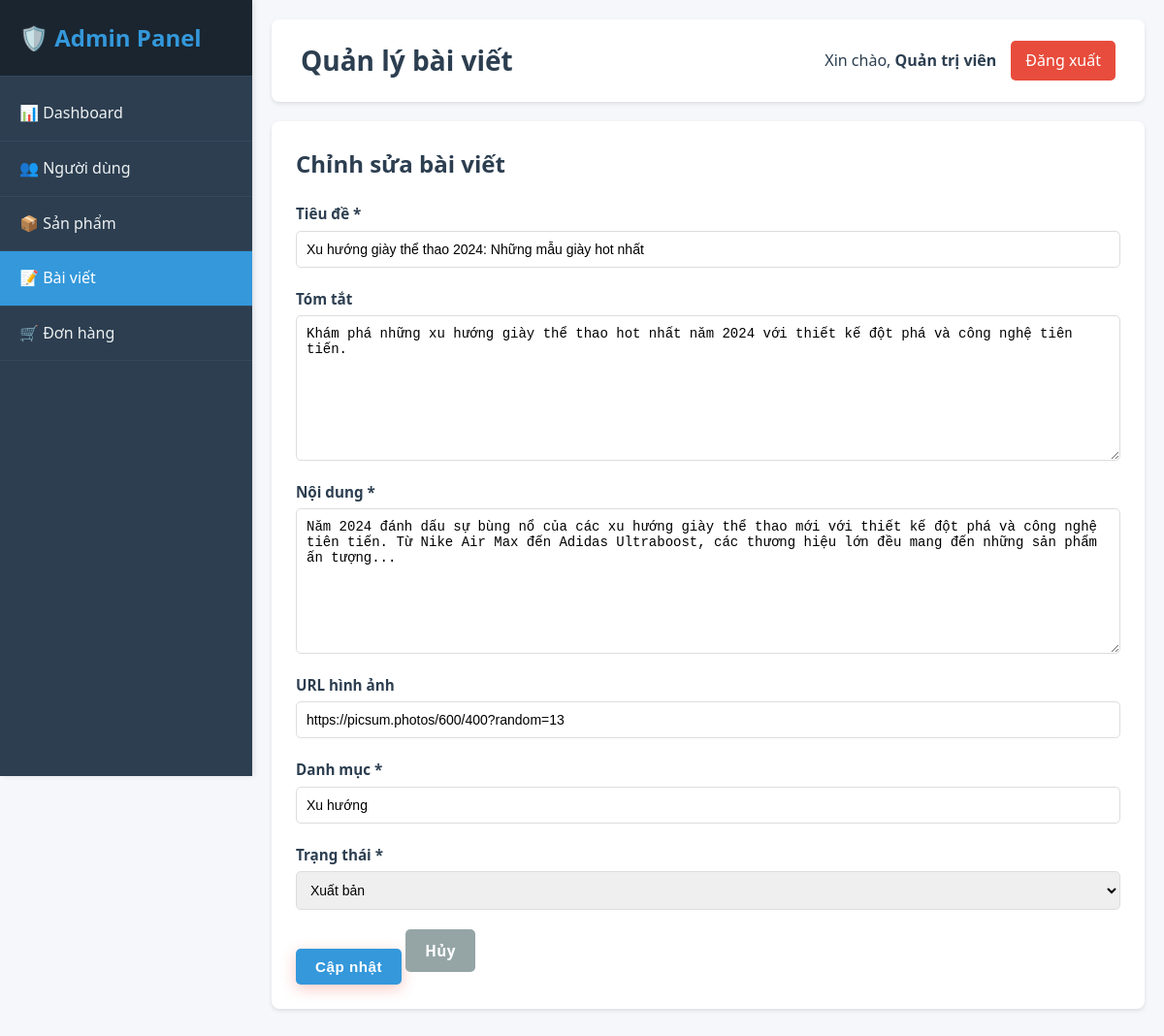
Screenshot of /index.php?action=admin&page=articles&sub=edit&id=1 (signed in) with the database file from the repository.
### tables this page shows
CREATE TABLE IF NOT EXISTS articles (
    id INT AUTO_INCREMENT PRIMARY KEY,
    title VARCHAR(255) NOT NULL,
    content TEXT NOT NULL,
    excerpt TEXT,
    image VARCHAR(500),
    author VARCHAR(100) NOT NULL,
    category VARCHAR(50) NOT NULL,
    status ENUM('draft', 'published') DEFAULT 'published',
    created_at TIMESTAMP DEFAULT CURRENT_TIMESTAMP,
    updated_at TIMESTAMP DEFAULT CURRENT_TIMESTAMP ON UPDATE CURRENT_TIMESTAMP
);

### config/database.php (called while the page is built, shortened)
<?php
class Database {
    private $host = 'localhost';
    private $db_name = 'shoe_store';
    private $username = 'root';
    private $password = '';
    public function getConnection() {
        $this->conn = null;
        try {
            $this->conn = new PDO("mysql:host=" . $this->host . ";dbname=" . $this->db_name,
                                $this->username, $this->password);
            $this->conn->setAttribute(PDO::ATTR_ERRMODE, PDO::ERRMODE_EXCEPTION);
            $this->conn->exec("set names utf8");
        } catch(PDOException $exception) {
            echo "Connection error: " . $exception->getMessage();
        }
        return $this->conn;
    }
}
?>

### views/admin/articles/edit.php (the view, shortened to what this page needs)
<div class="content-box">
    <h2 style="margin-bottom: 20px; color: #2c3e50;">Chỉnh sửa bài viết</h2>
    <form method="POST" action="">
        <div class="form-group">
            <label>Tiêu đề *</label>
            <input type="text" name="title" value="<?php echo htmlspecialchars($article['title']); ?>" required>
        </div>
        <div class="form-group">
            <label>Tóm tắt</label>
            <textarea name="excerpt"><?php echo htmlspecialchars($article['excerpt'] ?? ''); ?></textarea>
        </div>
        <div class="form-group">
            <label>Nội dung *</label>
            <textarea name="content" required><?php echo htmlspecialchars($article['content']); ?></textarea>
        </div>
        <div class="form-group">
            <label>URL hình ảnh</label>
            <input type="text" name="image" value="<?php echo htmlspecialchars($article['image'] ?? ''); ?>">
        </div>
        <div class="form-group">
            <label>Danh mục *</label>
            <input type="text" name="category" value="<?php echo htmlspecialchars($article['category']); ?>" required>
        </div>
        <div class="form-group">
            <label>Trạng thái *</label>
            <select name="status" required>
                <option value="published" <?php echo $article['status'] == 'published' ? 'selected' : ''; ?>>Xuất bản</option>
            </select>
        </div>
        <button type="submit" class="btn btn-primary">Cập nhật</button>
        <a href="index.php?action=admin&page=articles&sub=list" class="btn" style="background: #95a5a6; color: white;">Hủy</a>
    </form>
</div>

### assets/css/style.css (style rules this page uses)
* { margin: 0; padding: 0; box-sizing: border-box; }
body { font-family: 'Segoe UI', Tahoma, Geneva, Verdana, sans-serif; line-height: 1.6; color: #2c3e50; background-color: #fafbfc; font-size: 16px; }
.btn { display: inline-block; padding: 0.875rem 2rem; text-decoration: none; border-radius: 8px; font-weight: 600; font-size: 0.95rem; transition: all 0.3s ease; border: none; cursor: pointer; position: relative; overflow: hidden; text-align: center; letter-spacing: 0.5px; }
.btn::before { content: ''; position: absolute; top: 0; left: -100%; width: 100%; height: 100%; background: linear-gradient(90deg, transparent, rgba(255,255,255,0.2), transparent); transition: left 0.5s; }
.btn-primary { background: linear-gradient(135deg, #e74c3c 0%, #c0392b 100%); color: white; box-shadow: 0 4px 15px rgba(231, 76, 60, 0.3); }
.form-group { margin-bottom: 1.5rem; }
.form-group label { display: block; margin-bottom: 0.5rem; font-weight: 500; color: #333; }
.form-group input, .form-group textarea { width: 100%; padding: 0.75rem; border: 1px solid #ddd; border-radius: 5px; font-size: 1rem; }
.form-group { display: flex; flex-direction: column; }
.form-group label { margin-bottom: 0.5rem; font-weight: 500; color: #333; }
.form-group input, .form-group select, .form-group textarea { padding: 0.75rem; border: 1px solid #ddd; border-radius: 5px; font-size: 1rem; transition: border-color 0.3s; }
.form-group label { margin-bottom: 0.5rem; font-weight: 600; color: #2c3e50; font-size: 0.95rem; }
html { scroll-behavior: smooth; }

### views/admin/layout/header.php (style rules this page uses)
* { margin: 0; padding: 0; box-sizing: border-box; }
body { font-family: 'Segoe UI', Tahoma, Geneva, Verdana, sans-serif; background: #f5f7fa; }
.content-box { background: white; padding: 25px; border-radius: 8px; box-shadow: 0 2px 4px rgba(0,0,0,0.1); margin-bottom: 20px; }
.btn { padding: 10px 20px; border: none; border-radius: 5px; cursor: pointer; text-decoration: none; display: inline-block; transition: all 0.3s; }
.btn-primary { background: #3498db; color: white; }
.form-group { margin-bottom: 20px; }
.form-group label { display: block; margin-bottom: 5px; font-weight: 600; color: #2c3e50; }
.form-group input, .form-group textarea, .form-group select { width: 100%; padding: 10px; border: 1px solid #ddd; border-radius: 5px; font-size: 14px; }
.form-group textarea { min-height: 150px; resize: vertical; }

### rows the page displays
articles: title "Xu hướng giày thể thao 2024: Những mẫu giày hot nhất", excerpt "Khám phá những xu hướng giày thể thao hot nhất năm 2024 với thiết kế đột phá và công nghệ tiên tiến.", content "Năm 2024 đánh dấu sự bùng nổ của các xu hướng giày thể thao mới với thiết kế đột phá và công nghệ tiên tiến. Từ Nike Air Max đến Adidas Ultraboost, các thương hiệu lớn đều mang đến những sản phẩm ấn tượng...", image "https://picsum.photos/600/400?random=13", category "Xu hướng", status "Xuất bản"

### other values shown
$page_title "Quản lý bài viết"
$_SESSION['user_full_name'] "Quản trị viên"
